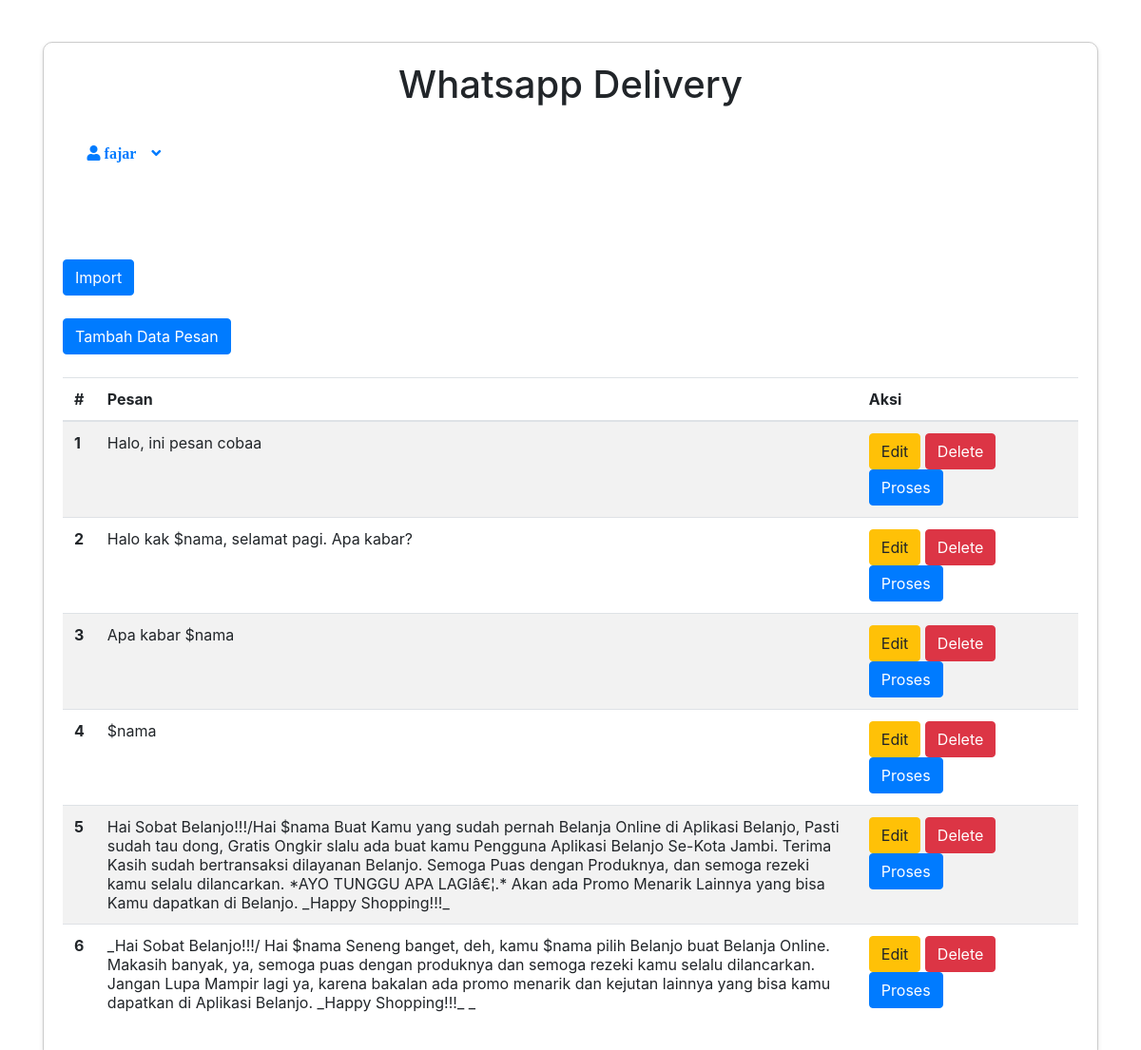
The page /index.php (signed in) on the database its author committed.
### tables this page shows
CREATE TABLE `pesan` (
  `id` int(11) NOT NULL,
  `pesan` text NOT NULL
);

### index.php (the view, shortened to what this page needs)
<?php
include 'db.php';
?>
 <html><head>
        <link rel="stylesheet" href="https://cdn.jsdelivr.net/npm/bootstrap@4.6.2/dist/css/bootstrap.min.css">
        <link rel="stylesheet" type="text/css" href="style.css">
        <link rel="stylesheet" href="https://cdnjs.cloudflare.com/ajax/libs/font-awesome/5.15.3/css/all.min.css">
    </head>
    <body>
        <div class="container">
            <div class="row">
                <div class="col">
                    <br>
                    <div class="card custom-card">
                        <div class="card-content">
                            <h1 align="center">Whatsapp Delivery</h1><br>
                            <div class="nav-item dropdown">
                            <a class="nav-link" data-toggle="dropdown" aria-expanded="true" href="javascript:void(0)">
                                <span>
                                    <div class="d-flex badge-pill">
                                        <span class="fa fa-user mr-2"><b> <?php echo $_SESSION['username']; ?></b></span>
                                        <span class="fa fa-angle-down ml-2"></span>
                                    </div>
                                </span>
                            </a>
                        </div>
<br><br><br><br>
                <button class="btn btn-primary" onclick="openFormatPopup()">Import</button>
                <br><br>
                <table class="table table-striped">
                    <a href="tambah_pesan.php" class="btn btn-primary">Tambah Data Pesan</a>
                    <br><br>
                        <thead>
                            <tr>
                                <th scope="col">#</th>
                                <th scope="col" width="75%">Pesan</th>
                                <th scope="col">Aksi</th>
                            </tr>
                        </thead>
                        <tbody>
                            <?php
                            $conn = new mysqli($servername, $username, $password, $dbname);
                            $querykontak = "SELECT * FROM pesan";
                            $kontakResult = $conn->query($querykontak);
                            $counter = 1;
                            if ($kontakResult->num_rows > 0) {
                                while ($kontakRow = $kontakResult->fetch_assoc()) {
                                    echo "<tr>";
                                    echo "<th scope='row'>" . $counter . "</th>";
                                    echo "<td>" . $kontakRow['pesan'] . "</td>";
                                    echo "<td><a href='edit_pesan.php?id=" . $kontakRow['id'] . "' class='btn btn-warning'>Edit</a> <a href='delete_pesan.php?id=" . $kontakRow['id'] . "' class='btn btn-danger'>Delete</a>
                                        <a href='pilih_kontak.php?id=" . $kontakRow['id'] . "' class='btn btn-primary'>Proses</a></td>";
                                    echo "</tr>";
                                    $counter++;
                                }
                            }
                            ?>
                        </tbody>
                    </table>
                </div>
            </div>
        </div>
    </div>
</div>
    </body></html>

### style.css (style rules this page uses)
.custom-card { border: 1px solid #ccc; border-radius: 10px; margin-top: 20px; box-shadow: 0px 2px 5px rgba(0, 0, 0, 0.1); }
.card-content { padding: 20px; }

### index.php (style rules this page uses)
.nav-item.dropdown { position: relative; }

### rows shown on the page
pesan: pesan "Halo, ini pesan cobaa"
pesan: pesan "Halo kak $nama, selamat pagi. Apa kabar?"
pesan: pesan "Apa kabar $nama"
pesan: pesan "$nama"
pesan: pesan "Hai Sobat Belanjo!!!/Hai $nama Buat Kamu yang sudah pernah Belanja Online di Aplikasi Belanjo, Pasti sudah tau dong, Gratis Ongkir slalu ada buat kamu Pengguna Aplikasi Belanjo Se-Kota Jambi. Terima Kasih sudah bertransaksi dilayanan Belanjo. Semoga Puas dengan Produknya, dan semoga rezeki kamu selalu dilancarkan. *AYO TUNGGU APA LAGIâ€¦.* Akan ada Promo Menarik Lainnya yang bisa Kamu dapatkan di Belanjo. _Happy Shopping!!!_"
pesan: pesan "_Hai Sobat Belanjo!!!/ Hai $nama Seneng banget, deh, kamu $nama pilih Belanjo buat Belanja Online. Makasih banyak, ya, semoga puas dengan produknya dan semoga rezeki kamu selalu dilancarkan. Jangan Lupa Mampir lagi ya, karena bakalan ada promo menarik dan kejutan lainnya yang bisa kamu dapatkan di Aplikasi Belanjo. _Happy Shopping!!!_ _"

### other values the page prints
$_SESSION['username'] "fajar"
